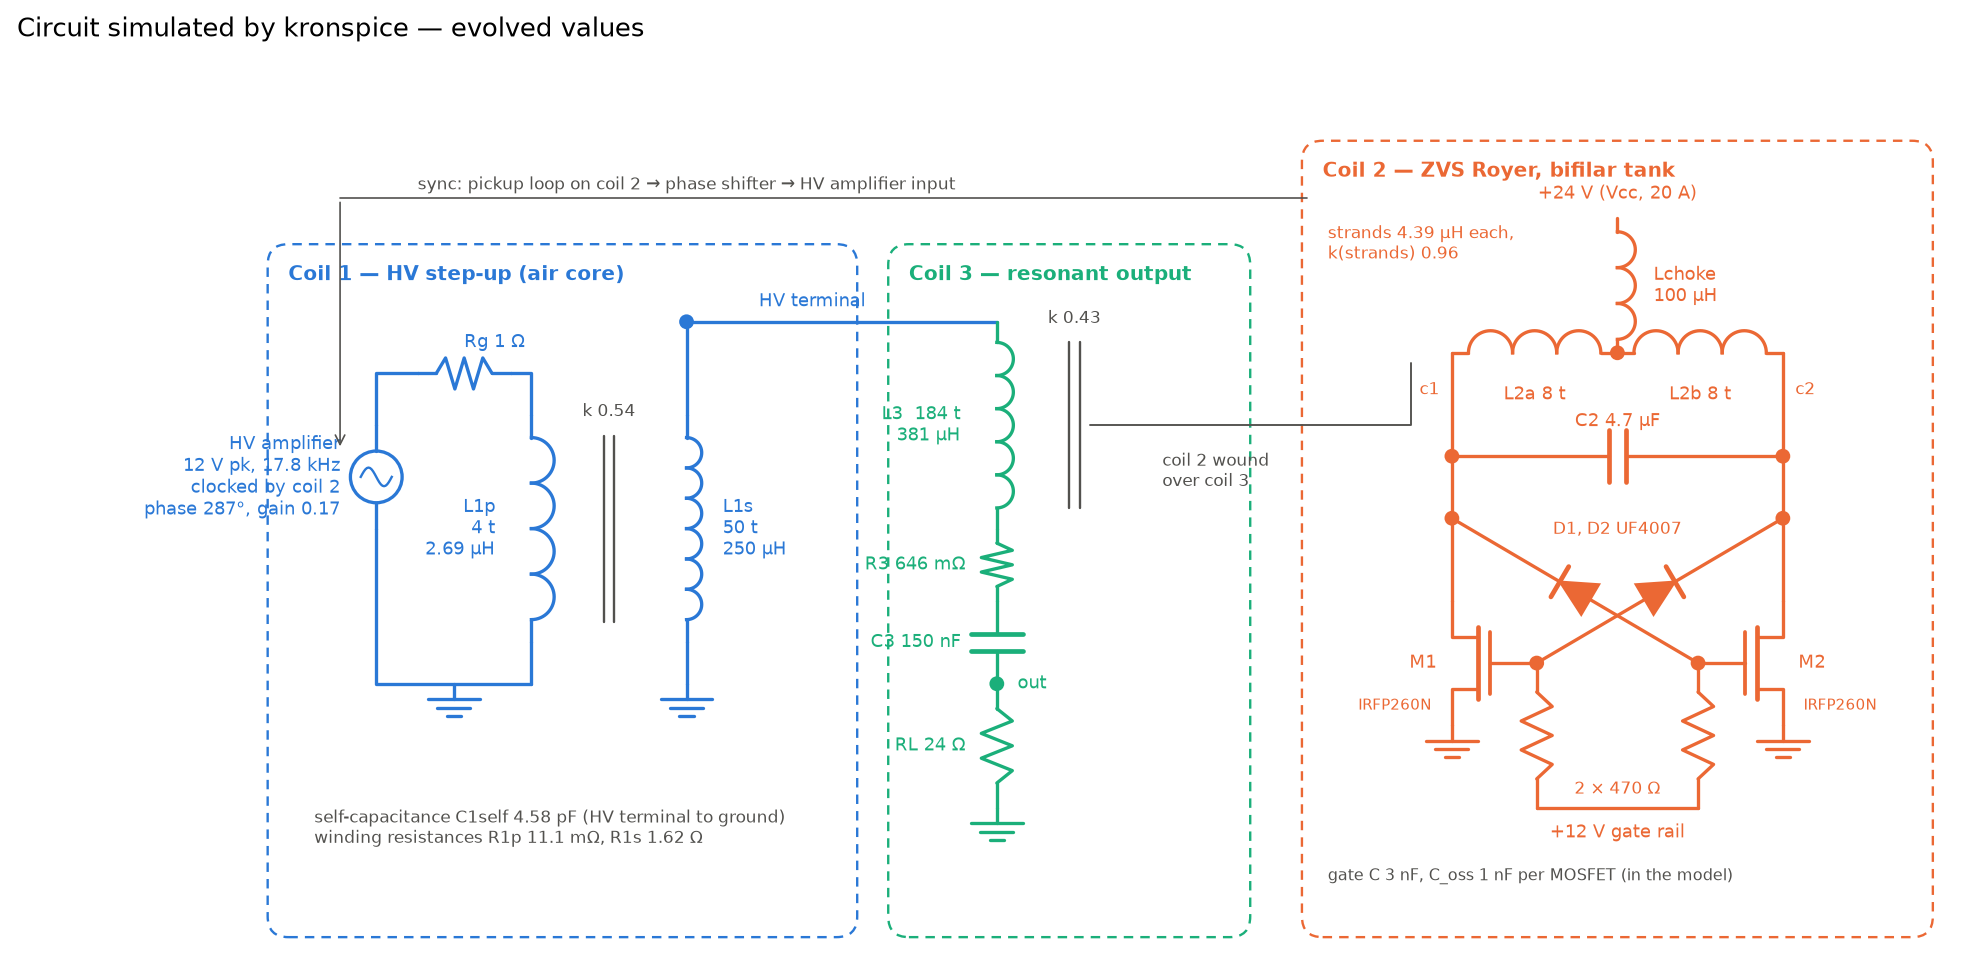

Generate this figure with Python:
# SPDX-License-Identifier: GPL-3.0-only OR LicenseRef-kronspice-Commercial
# Copyright (C) 2026 Franklin Amador
"""Schematic and coil-construction drawings for the three-coil example.

    python3 examples/three_coil_sync/viz/schematic.py examples/three_coil_sync/viz/data examples/three_coil_sync/viz

Writes schematic.png (the circuit kronspice simulates, with the evolved
values from data/design.csv) and coils.png (side section of the three coils
to scale, with the winding data).
"""
import csv
import math
import os
import sys

import matplotlib
matplotlib.use("Agg")
import matplotlib.pyplot as plt
from matplotlib.patches import Circle, Rectangle, FancyBboxPatch

INK, MUTED, HVC, ROY, OUT = "#0b0b0b", "#52514e", "#2a78d6", "#eb6834", "#1baf7a"
data, outdir = sys.argv[1], sys.argv[2]


def load_design():
    with open(os.path.join(data, "design.csv")) as f:
        return {r["name"]: float(r["value"]) for r in csv.DictReader(f)}


D = load_design()


def eng(x, unit):
    if x == 0:
        return "0 " + unit
    for p, s in ((1e9, "G"), (1e6, "M"), (1e3, "k"), (1, ""), (1e-3, "m"), (1e-6, "µ"), (1e-9, "n"), (1e-12, "p")):
        if abs(x) >= p * 0.9999:
            return f"{x / p:.3g} {s}{unit}"
    return f"{x:.3g} {unit}"


# ---------------------------------------------------------------- primitives
def wire(ax, pts, c=INK, lw=1.4):
    xs, ys = zip(*pts)
    ax.plot(xs, ys, color=c, lw=lw, solid_capstyle="round")


def dot(ax, x, y, c=INK):
    ax.add_patch(Circle((x, y), 0.06, color=c, zorder=5))


def resistor(ax, x, y, vertical=True, length=1.0, c=INK, label=None, lpos="r"):
    n, w = 6, 0.15
    pts = []
    for i in range(n + 1):
        t = 0.2 + 0.6 * i / n
        off = 0 if i in (0, n) else (w if i % 2 else -w)
        pts.append((x + off, y - t * length) if vertical else (x + t * length, y + off))
    head = [(x, y), pts[0]] if vertical else [(x, y), pts[0]]
    tail = [pts[-1], (x, y - length)] if vertical else [pts[-1], (x + length, y)]
    wire(ax, head, c), wire(ax, pts, c), wire(ax, tail, c)
    if label:
        tx, ty = (x + 0.3, y - length / 2) if vertical else (x + length / 2, y + 0.3)
        if lpos == "l" and vertical:
            tx = x - 0.3
        ax.text(tx, ty, label, fontsize=7.5, color=c, ha="left" if lpos == "r" else "right", va="center")


def inductor(ax, x, y, vertical=True, length=1.0, n=4, c=INK, label=None, lpos="r", lw=1.4):
    a = 0.8 * length / n / 2
    s = 0.1 * length
    if vertical:
        wire(ax, [(x, y), (x, y - s)], c, lw)
        th = [math.pi / 2 - math.pi * t / 30 for t in range(31)]
        for i in range(n):
            cy = y - s - a - 2 * a * i
            ax.plot([x + a * math.cos(t) for t in th], [cy + a * math.sin(t) for t in th], color=c, lw=lw)
        wire(ax, [(x, y - length + s), (x, y - length)], c, lw)
        if label:
            ax.text(x + (0.35 if lpos == "r" else -0.35), y - length / 2, label, fontsize=7.5, color=c,
                    ha="left" if lpos == "r" else "right", va="center")
    else:
        wire(ax, [(x, y), (x + s, y)], c, lw)
        th = [math.pi - math.pi * t / 30 for t in range(31)]
        for i in range(n):
            cx = x + s + a + 2 * a * i
            ax.plot([cx + a * math.cos(t) for t in th], [y + a * math.sin(t) for t in th], color=c, lw=lw)
        wire(ax, [(x + length - s, y), (x + length, y)], c, lw)
        if label:
            ax.text(x + length / 2, y + 0.35, label, fontsize=7.5, color=c, ha="center", va="bottom")


def capacitor(ax, x, y, vertical=True, length=1.0, c=INK, label=None, lpos="r"):
    g, w = 0.08, 0.25
    if vertical:
        m = y - length / 2
        wire(ax, [(x, y), (x, m + g)], c), wire(ax, [(x, m - g), (x, y - length)], c)
        wire(ax, [(x - w, m + g), (x + w, m + g)], c, 2), wire(ax, [(x - w, m - g), (x + w, m - g)], c, 2)
        if label:
            ax.text(x + (0.35 if lpos == "r" else -0.35), m, label, fontsize=7.5, color=c,
                    ha="left" if lpos == "r" else "right", va="center")
    else:
        m = x + length / 2
        wire(ax, [(x, y), (m - g, y)], c), wire(ax, [(m + g, y), (x + length, y)], c)
        wire(ax, [(m - g, y - w), (m - g, y + w)], c, 2), wire(ax, [(m + g, y - w), (m + g, y + w)], c, 2)
        if label:
            ax.text(m, y + 0.35, label, fontsize=7.5, color=c, ha="center", va="bottom")


def ground(ax, x, y, c=INK):
    wire(ax, [(x, y), (x, y - 0.15)], c)
    for i, w in enumerate((0.25, 0.16, 0.07)):
        wire(ax, [(x - w, y - 0.15 - 0.08 * i), (x + w, y - 0.15 - 0.08 * i)], c)


def source(ax, x, y, kind, c=INK, label=None):
    """Circle source between (x, y) and (x, y − 1), + at the top."""
    wire(ax, [(x, y), (x, y - 0.25)], c), wire(ax, [(x, y - 0.75), (x, y - 1)], c)
    ax.add_patch(Circle((x, y - 0.5), 0.25, fill=False, color=c, lw=1.4))
    if kind == "sin":
        t = [i / 20 for i in range(21)]
        ax.plot([x - 0.15 + 0.3 * u for u in t], [y - 0.5 + 0.09 * math.sin(2 * math.pi * u) for u in t], color=c, lw=1)
    else:
        ax.text(x, y - 0.4, "+", fontsize=8, ha="center", va="center", color=c)
        ax.text(x, y - 0.62, "−", fontsize=8, ha="center", va="center", color=c)
    if label:
        ax.text(x - 0.35, y - 0.5, label, fontsize=7.5, color=c, ha="right", va="center")


def diode(ax, x0, y0, x1, y1, c=INK, label=None):
    """Diode from (x0, y0) anode to (x1, y1) cathode."""
    mx, my = (x0 + x1) / 2, (y0 + y1) / 2
    L = math.hypot(x1 - x0, y1 - y0)
    ux, uy = (x1 - x0) / L, (y1 - y0) / L
    px, py = -uy, ux
    s = 0.17
    wire(ax, [(x0, y0), (mx - ux * s, my - uy * s)], c), wire(ax, [(mx + ux * s, my + uy * s), (x1, y1)], c)
    tri = [(mx - ux * s + px * s, my - uy * s + py * s), (mx - ux * s - px * s, my - uy * s - py * s),
           (mx + ux * s, my + uy * s)]
    ax.add_patch(plt.Polygon(tri, closed=True, fill=True, color=c))
    wire(ax, [(mx + ux * s + px * s, my + uy * s + py * s), (mx + ux * s - px * s, my + uy * s - py * s)], c, 2)
    if label:
        ax.text(mx + px * 0.35, my + py * 0.35, label, fontsize=7, color=c, ha="center", va="center")


def mosfet(ax, x, y, c=INK, label=None, mirror=False):
    """N-MOSFET: drain at (x, y), source at (x, y − 1.2), gate lead to the outside."""
    wire(ax, [(x, y), (x, y - 0.35), (x - 0.25 if not mirror else x + 0.25, y - 0.35)], c)
    wire(ax, [(x, y - 1.2), (x, y - 0.85), (x - 0.25 if not mirror else x + 0.25, y - 0.85)], c)
    bx = x - 0.25 if not mirror else x + 0.25
    wire(ax, [(bx, y - 0.25), (bx, y - 0.95)], c, 2)
    gx = bx - 0.12 if not mirror else bx + 0.12
    wire(ax, [(gx, y - 0.3), (gx, y - 0.9)], c, 1.6)
    g_end = gx - 0.45 if not mirror else gx + 0.45
    wire(ax, [(gx, y - 0.6), (g_end, y - 0.6)], c)
    if label:
        ax.text(x + (0.15 if not mirror else -0.15), y - 0.6, label, fontsize=7.5, color=c,
                ha="left" if not mirror else "right", va="center")
    return (g_end, y - 0.6)


def coupling(ax, x, y0, y1, c=MUTED, label=None):
    for dx in (-0.05, 0.05):
        wire(ax, [(x + dx, y0), (x + dx, y1)], c, 1.0)
    if label:
        ax.text(x, y0 + 0.15, label, fontsize=7, color=c, ha="center", va="bottom")


def box(ax, x0, y0, x1, y1, c, title):
    ax.add_patch(FancyBboxPatch((x0, y0), x1 - x0, y1 - y0, boxstyle="round,pad=0.05,rounding_size=0.2",
                                fill=False, ec=c, lw=1.0, ls=(0, (4, 3))))
    ax.text(x0 + 0.15, y1 - 0.15, title, fontsize=8.5, color=c, ha="left", va="top", weight="bold")


# ---------------------------------------------------------------- schematic
def schematic(path):
    fig, ax = plt.subplots(figsize=(13, 6.4))
    ax.set_aspect("equal")
    ax.axis("off")

    # ----- coil 1: HV generator and air-core step-up transformer
    box(ax, -0.4, -1.6, 5.2, 5.0, HVC, "Coil 1 — HV step-up (air core)")
    if D.get("Sync", 0) > 0:
        source(ax, 0.6, 3.3, "sin", HVC, f"HV amplifier\n{D['VgPk']:.0f} V pk, {eng(D['FRoyer'], 'Hz')}\n"
                                         f"clocked by coil 2\nphase {D['SyncAngle']:.0f}°, gain {D['SyncGain']:.2f}")
        ax.annotate("", xy=(0.25, 3.05), xytext=(0.25, 5.5), arrowprops=dict(arrowstyle="->", color=MUTED, lw=0.7))
        wire(ax, [(0.25, 5.5), (9.6, 5.5)], MUTED, 0.7)
        ax.text(1.0, 5.58, "sync: pickup loop on coil 2 → phase shifter → HV amplifier input", fontsize=7, color=MUTED)
    else:
        source(ax, 0.6, 3.3, "sin", HVC, f"Vg 48 V pk\n{eng(D['FHV'], 'Hz')}, {D['PhiHV']:.0f}°")
    wire(ax, [(0.6, 3.3), (0.6, 3.8), (1.0, 3.8)], HVC)
    resistor(ax, 1.0, 3.8, vertical=False, length=0.9, c=HVC, label="Rg 1 Ω")
    wire(ax, [(1.9, 3.8), (2.1, 3.8), (2.1, 3.4)], HVC)
    inductor(ax, 2.1, 3.4, length=2.2, n=4, c=HVC, label=f"L1p\n{int(D['N1p'])} t\n{eng(D['L1p'], 'H')}", lpos="l")
    wire(ax, [(2.1, 1.2), (2.1, 0.8)], HVC)
    wire(ax, [(0.6, 2.3), (0.6, 0.8), (2.1, 0.8)], HVC)
    ground(ax, 1.35, 0.8, HVC)
    coupling(ax, 2.85, 3.2, 1.4, MUTED, f"k {D['K1']:.2f}")
    inductor(ax, 3.6, 3.4, length=2.2, n=6, c=HVC, label=f"L1s\n{int(D['N1s'])} t\n{eng(D['L1s'], 'H')}")
    wire(ax, [(3.6, 1.2), (3.6, 0.8)], HVC)
    ground(ax, 3.6, 0.8, HVC)
    wire(ax, [(3.6, 3.4), (3.6, 4.3), (6.6, 4.3)], HVC)
    dot(ax, 3.6, 4.3, HVC)
    ax.text(4.3, 4.45, "HV terminal", fontsize=7.5, color=HVC)
    ax.text(0.0, -0.4, f"self-capacitance C1self {eng(D['C1self'], 'F')} (HV terminal to ground)\n"
                       f"winding resistances R1p {eng(D['R1p'], 'Ω')}, R1s {eng(D['R1s'], 'Ω')}",
            fontsize=7, color=MUTED, va="top")

    # ----- coil 3: resonant output loop (series chain to ground)
    box(ax, 5.6, -1.6, 9.0, 5.0, OUT, "Coil 3 — resonant output")
    inductor(ax, 6.6, 4.3, length=2.0, n=5, c=OUT, label=f"L3  {int(D['N3'])} t\n{eng(D['L3'], 'H')}", lpos="l")
    resistor(ax, 6.6, 2.3, length=0.7, c=OUT, label=f"R3 {eng(D['R3'], 'Ω')}", lpos="l")
    capacitor(ax, 6.6, 1.6, length=0.8, c=OUT, label=f"C3 {eng(D['C3'], 'F')}", lpos="l")
    dot(ax, 6.6, 0.8, OUT)
    ax.text(6.8, 0.8, "out", fontsize=7.5, color=OUT, va="center")
    resistor(ax, 6.6, 0.8, length=1.2, c=OUT, label=f"RL {eng(D['RL'], 'Ω')}", lpos="l")
    ground(ax, 6.6, -0.4, OUT)
    coupling(ax, 7.35, 4.1, 2.5, MUTED, f"k {D['K23']:.2f}")
    wire(ax, [(7.5, 3.3), (10.6, 3.3), (10.6, 3.9)], MUTED, 0.8)
    ax.text(8.2, 3.05, "coil 2 wound\nover coil 3", fontsize=7, color=MUTED, va="top")

    # ----- coil 2: ZVS Royer (Mazzilli), bifilar centre-tapped tank
    box(ax, 9.6, -1.6, 15.6, 6.0, ROY, "Coil 2 — ZVS Royer, bifilar tank")
    yc, xa, xt, xb = 4.0, 11.0, 12.6, 14.2
    inductor(ax, xa, yc, vertical=False, length=xt - xa, n=3, c=ROY)
    inductor(ax, xt, yc, vertical=False, length=xb - xt, n=3, c=ROY)
    ax.text((xa + xt) / 2, yc - 0.45, f"L2a {int(D['N2'])} t", fontsize=7.5, color=ROY, ha="center")
    ax.text((xt + xb) / 2, yc - 0.45, f"L2b {int(D['N2'])} t", fontsize=7.5, color=ROY, ha="center")
    ax.text(9.8, 5.25, f"strands {eng(D['L2strand'], 'H')} each,\nk(strands) {D['K2ab']:.2f}", fontsize=7, color=ROY, va="top")
    dot(ax, xt, yc, ROY)
    # choke from the centre tap up to +24 V
    inductor(ax, xt, yc + 1.3, length=1.3, n=3, c=ROY, label="Lchoke\n100 µH", lpos="r")
    ax.text(xt, yc + 1.45, "+24 V (Vcc, 20 A)", fontsize=7.5, color=ROY, ha="center", va="bottom")
    # drains: c1 and c2 down to the MOSFETs, C2 across them
    wire(ax, [(xa, yc), (xa, 1.6)], ROY)
    wire(ax, [(xb, yc), (xb, 1.6)], ROY)
    capacitor(ax, xa, 3.0, vertical=False, length=xb - xa, c=ROY)
    ax.text(xt, 3.25, f"C2 {eng(D['C2'], 'F')}", fontsize=7.5, color=ROY, ha="center", va="bottom")
    dot(ax, xa, 3.0, ROY), dot(ax, xb, 3.0, ROY)
    ax.text(xa - 0.12, 3.6, "c1", fontsize=7, color=ROY, ha="right"), ax.text(xb + 0.12, 3.6, "c2", fontsize=7, color=ROY)
    g1 = mosfet(ax, xa, 1.6, ROY, "M1", mirror=True)
    g2 = mosfet(ax, xb, 1.6, ROY, "M2", mirror=False)
    ground(ax, xa, 0.4, ROY), ground(ax, xb, 0.4, ROY)
    ax.text(xa - 0.2, 0.55, "IRFP260N", fontsize=6.5, color=ROY, ha="right")
    ax.text(xb + 0.2, 0.55, "IRFP260N", fontsize=6.5, color=ROY, ha="left")
    # crossed diodes: D1 g1 → c2, D2 g2 → c1
    dot(ax, *g1, ROY), dot(ax, *g2, ROY)
    dot(ax, xa, 2.4, ROY), dot(ax, xb, 2.4, ROY)
    diode(ax, g1[0], g1[1], xb, 2.4, ROY)
    diode(ax, g2[0], g2[1], xa, 2.4, ROY)
    ax.text(xt, 2.25, "D1, D2 UF4007", fontsize=7, color=ROY, ha="center")
    # gate pull-ups from the 12 V rail
    resistor(ax, g1[0], g1[1], length=1.4, c=ROY)
    resistor(ax, g2[0], g2[1], length=1.4, c=ROY)
    wire(ax, [(g1[0], g1[1] - 1.4), (g2[0], g2[1] - 1.4)], ROY)
    ax.text(xt, g1[1] - 1.3, "2 × 470 Ω", fontsize=7, color=ROY, ha="center", va="bottom")
    ax.text(xt, g1[1] - 1.55, "+12 V gate rail", fontsize=7.5, color=ROY, ha="center", va="top")
    ax.text(9.8, -1.1, "gate C 3 nF, C_oss 1 nF per MOSFET (in the model)", fontsize=6.8, color=MUTED)

    ax.set_xlim(-0.6, 15.9)
    ax.set_ylim(-1.9, 6.2)
    fig.suptitle("Circuit simulated by kronspice — evolved values", fontsize=11, x=0.02, ha="left")
    fig.savefig(path, dpi=170, bbox_inches="tight")
    plt.close(fig)


# ---------------------------------------------------------------- coils
def coils(path):
    fig, axs = plt.subplots(1, 2, figsize=(13, 5.6), gridspec_kw={"width_ratios": [1, 1.25]})
    # coils 2 and 3: side section
    ax = axs[0]
    ax.set_aspect("equal")
    r3 = 25.0 + 0.5
    n3, n2 = int(D["N3"]), int(D["N2"])
    l3 = n3 * 1.1
    gap = D["gap23"] * 1e3
    r2 = 25.0 + 1.0 + gap + 1.0
    l2 = 2 * n2 * 2.2
    z2 = 0.5 * (l3 - l2)
    ax.add_patch(Rectangle((-25, -5), 50, l3 + 10, fill=True, fc="#eeeeec", ec=MUTED, lw=0.8))
    ax.text(0, l3 + 7, "Ø50 mm former (PVC / PTFE)", ha="center", fontsize=8, color=MUTED)
    for s in (-1, 1):
        for i in range(n3):
            ax.add_patch(Circle((s * r3, i * 1.1 + 0.55), 0.5, color=OUT))
        if gap > 0.5:
            ax.add_patch(Rectangle((s * (26.0 if s > 0 else 26.0 + gap) if s > 0 else -(26.0 + gap), z2 - 3), gap, l2 + 6,
                                   fc="#f6f1e7", ec=MUTED, lw=0.5))
        for i in range(2 * n2):
            ax.add_patch(Circle((s * r2, z2 + i * 2.2 + 1.1), 1.0, color=ROY if i % 2 == 0 else "#b8461d"))
    ax.set_xlim(-r2 - 22, r2 + 22)
    ax.set_ylim(-12, l3 + 14)
    ax.axis("off")
    ax.set_title("Coils 3 and 2 (section, to scale, mm)", fontsize=10, loc="left")
    ax.annotate("", xy=(r2 + 8, z2), xytext=(r2 + 8, z2 + l2), arrowprops=dict(arrowstyle="<->", color=ROY, lw=0.8))
    ax.text(r2 + 10, z2 + l2 / 2, f"coil 2: {n2}+{n2} t bifilar\nØ2.0 mm, Ø{2 * r2:.0f} mm\nlength {l2:.0f} mm",
            fontsize=7.5, color=ROY, va="center")
    ax.annotate("", xy=(-r3 - 8 - gap, 0), xytext=(-r3 - 8 - gap, l3), arrowprops=dict(arrowstyle="<->", color=OUT, lw=0.8))
    ax.text(-r3 - 10 - gap, l3 / 2, f"coil 3: {n3} t\nØ1.0 mm, Ø{2 * r3:.0f} mm\nlength {l3:.0f} mm",
            fontsize=7.5, color=OUT, va="center", ha="right")
    ax.text(0, -9, f"spacer {gap:.1f} mm between the windings · k(2–3) {D['K23']:.2f}", ha="center", fontsize=7.5,
            color=MUTED)

    # coil 1: HV transformer
    ax = axs[1]
    ax.set_aspect("equal")
    n1s, n1p = int(D["N1s"]), int(D["N1p"])
    l1 = n1s * 0.45
    r1 = 37.5
    rp = r1 + 10
    lp = n1p * 3.0
    ax.add_patch(Rectangle((-r1 + 0.3, -5), 2 * r1 - 0.6, l1 + 10, fc="#eeeeec", ec=MUTED, lw=0.8))
    for s in (-1, 1):
        ax.add_patch(Rectangle((s * r1 - 0.2 if s > 0 else -r1 - 0.2, 0), 0.4, l1, color=HVC))
        for i in range(n1p):
            ax.add_patch(Circle((s * rp, i * 3.0 + 1.5), 1.0, color="#1d5ea8"))
    ax.set_xlim(-rp - 60, rp + 60)
    ax.set_ylim(-14, max(l1, lp) + 14)
    ax.axis("off")
    ax.set_title("Coil 1 — HV transformer (section, to scale, mm)", fontsize=10, loc="left")
    ax.text(r1 + 3, l1 * 0.6, f"secondary {n1s} t, Ø0.4 mm\nclose-wound on Ø75 mm\nlength {l1:.0f} mm\n"
                              f"{eng(D['L1s'], 'H')}; top = HV terminal → coil 3", fontsize=7.5, color=HVC, va="center")
    ax.text(-rp - 3, lp / 2 + 2, f"primary {n1p} t, Ø2.0 mm\non Ø95 mm, 3 mm pitch\nat the grounded end\n"
                                 f"{eng(D['L1p'], 'H')}, k {D['K1']:.2f}", fontsize=7.5, color="#1d5ea8", ha="right",
            va="center")
    ax.text(0, -10, "keep coil 1 ≥ 3 diameters away from coils 2–3 (no stray coupling is modelled)",
            ha="center", fontsize=7.5, color=MUTED)
    fig.savefig(path, dpi=170, bbox_inches="tight")
    plt.close(fig)


schematic(os.path.join(outdir, "schematic.png"))
coils(os.path.join(outdir, "coils.png"))
